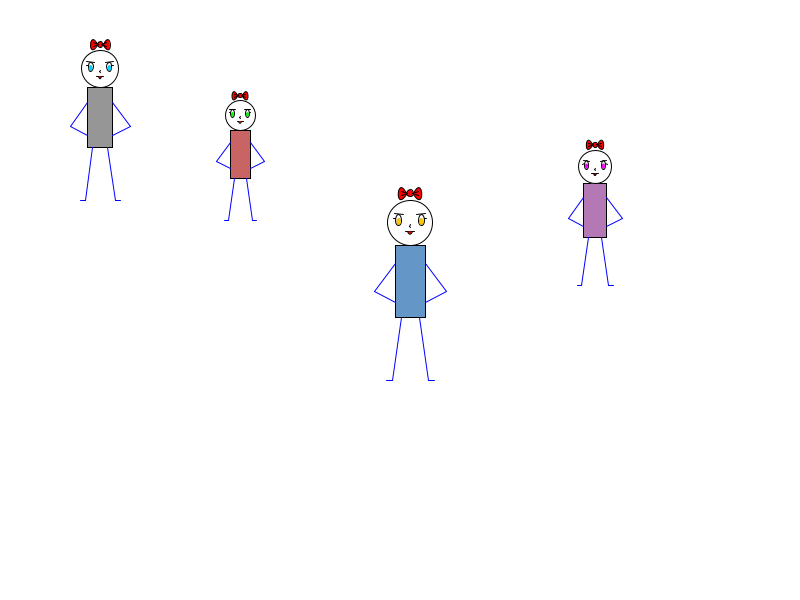
Frame 1 (no input)
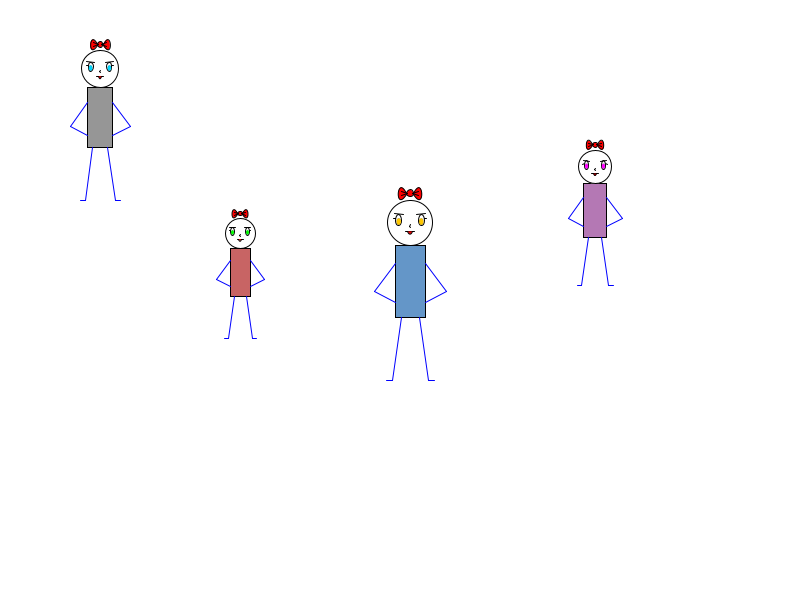
Frame 60 (the mouse pressed at the canvas centre just before this capture)
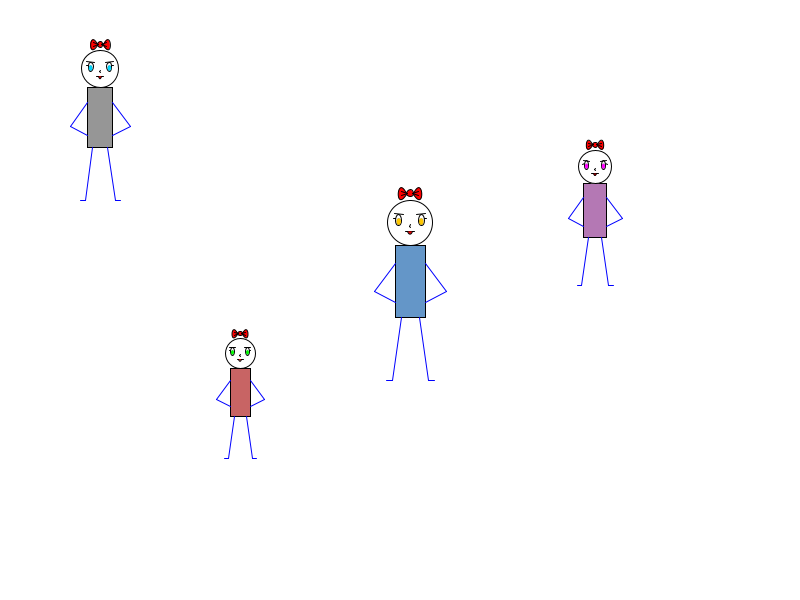
Frame 120 (the mouse held since frame 60 and released just before this capture)

The Processing sketch that drew these frames (run headless with seeded random() and noise(); from frame 60 on, the mouse is pressed at the canvas centre):

// Processing sketch: exercise_5
// ── exercise_5.pde
class Person {
  float x, y, width, height;
  color bodyColor, eyeColor;
  float speedY;
  
  Person(float x, float y, float width, float height, color bodyColor, color eyeColor) {
    this.x = x;
    this.y = y;
    this.width = width;
    this.height = height;
    this.bodyColor = bodyColor;
    this.eyeColor = eyeColor;
    this.speedY = 0;
  }
  
  void display() {
    ellipseMode(CENTER);
    rectMode(CENTER);
    
    float centerX = x + width/2;
    float headSize = height * 0.25;
    float bodyHeight = height * 0.40;
    float legHeight = height * 0.35;
    float bodyWidth = width * 0.25;
    
    // Draw Zoog's body
    stroke(0);
    fill(bodyColor);
    float bodyY = y+headSize+bodyHeight/2;
    rect(centerX, bodyY, bodyWidth, bodyHeight);
    
    // Draw Zoog's head
    fill(255); // white
    ellipse(centerX, y+headSize/2, headSize, headSize); 
    
    // Draw Zoog's eyes
    fill(255);
    line(centerX-headSize*0.30, y+headSize*0.40,
         centerX-headSize*0.36, y+headSize*0.42);
    line(centerX+headSize*0.30, y+headSize*0.40,
         centerX+headSize*0.36, y+headSize*0.42);
    ellipse(centerX-headSize*0.25, y+headSize*0.45, headSize*0.13, headSize*0.25);
    ellipse(centerX+headSize*0.25, y+headSize*0.45, headSize*0.13, headSize*0.25);
    fill(eyeColor);
    strokeWeight(0);
    ellipse(centerX-headSize*0.25, y+headSize*0.48, headSize*0.10, headSize*0.15);
    ellipse(centerX+headSize*0.25, y+headSize*0.48, headSize*0.10, headSize*0.15);
  
    // Draw Zoog's eyebrow
    strokeWeight(1);
    line(centerX-headSize*0.35, y+headSize*0.30,
         centerX-headSize*0.15, y+headSize*0.33);
    line(centerX+headSize*0.15, y+headSize*0.33,
         centerX+headSize*0.35, y+headSize*0.30);
    
    // Draw Zoog's nose
     line(centerX+headSize*0.02, y+headSize*0.55,
          centerX-headSize*0.02, y+headSize*0.58);
     line(centerX-headSize*0.02, y+headSize*0.58,
          centerX+headSize*0.02, y+headSize*0.60);
    
    // Draw Zoog's mouth
      line(centerX-headSize*0.10, y+headSize*0.70,
           centerX+headSize*0.10, y+headSize*0.70);
      fill(255, 0, 0); // red
      bezier(centerX-headSize*0.05, y+headSize*0.70,
             centerX-headSize*0.02, y+headSize*0.78,
             centerX+headSize*0.02, y+headSize*0.78,
             centerX+headSize*0.05, y+headSize*0.70);
    
    // Draw Zoog's leg
    stroke(0, 0, 255); // blue
    float legStartY = bodyY+bodyHeight/2;
    line(centerX-bodyWidth*0.3, legStartY,
         centerX-bodyWidth*0.6, legStartY+legHeight);
    line(centerX+bodyWidth*0.3, legStartY,
         centerX+bodyWidth*0.6, legStartY+legHeight);
    line(centerX-bodyWidth*0.6, legStartY+legHeight,
         centerX-bodyWidth*0.8, legStartY+legHeight);
    line(centerX+bodyWidth*0.6, legStartY+legHeight,
         centerX+bodyWidth*0.8, legStartY+legHeight);
    
    // Draw Zoog's hands
    line(centerX-bodyWidth/2, bodyY-bodyHeight*0.25,
         centerX-width*0.30, bodyY+bodyHeight*0.15);
    line(centerX-width*0.30, bodyY+bodyHeight*0.15,
         centerX-bodyWidth/2, bodyY+bodyHeight*0.30);
    line(centerX+bodyWidth/2, bodyY-bodyHeight*0.25,
         centerX+width*0.30, bodyY+bodyHeight*0.15);
    line(centerX+width*0.30, bodyY+bodyHeight*0.15,
         centerX+bodyWidth/2, bodyY+bodyHeight*0.30);
    
    // Draw Zoog's ribbon accessory
    stroke(0); // black
    ellipse(centerX, y-headSize*0.15, headSize*0.15, headSize*0.15);
    bezier(centerX+headSize*0.08, y-headSize*0.15,
           centerX+headSize*0.30, y-headSize*0.60,
           centerX+headSize*0.35, y+headSize*0.30,
           centerX+headSize*0.08, y-headSize*0.12);
    bezier(centerX-headSize*0.08, y-headSize*0.15,
           centerX-headSize*0.30, y-headSize*0.60,
           centerX-headSize*0.35, y+headSize*0.30,
           centerX-headSize*0.08, y-headSize*0.12);
    line(centerX+headSize*0.05, y-headSize*0.15,
         centerX+headSize*0.18, y-headSize*0.20);
    line(centerX+headSize*0.05, y-headSize*0.15,
         centerX+headSize*0.18, y-headSize*0.10);
    line(centerX-headSize*0.05, y-headSize*0.15,
         centerX-headSize*0.18, y-headSize*0.20);
    line(centerX-headSize*0.05, y-headSize*0.15,
         centerX-headSize*0.18, y-headSize*0.10);
  }
  
  void moveHorizontal(float speed) {
    x+=speed;
  }
  
  void moveVertical(float speed) {
    y+=speed;
  }
  
  void bounceVertical() {
    y+=speedY;
    if(y<=0 || y+height>=600) {
      speedY*=-1;
    }
  }
  
  void setSpeedY(float speed) {
    speedY = speed;
  }
}

Person person1, person2, person3, person4;

void setup() {
  size(800, 600);
  
  person1 = new Person(50, 50, 100, 150, color(150), color(0, 215, 255));
  person2 = new Person(200, 100, 80, 120, color(200, 100, 100), color(0, 255, 0));
  person3 = new Person(350, 200, 120, 180, color(100, 150, 200), color(255, 200, 0));
  person4 = new Person(550, 150, 90, 135, color(180, 120, 180), color(255, 0, 255));
  person2.setSpeedY(2);
}

void draw() {
  background(255);
  
  person1.display();
  person2.display();
  person3.display();
  person4.display();
  person2.bounceVertical();
}
